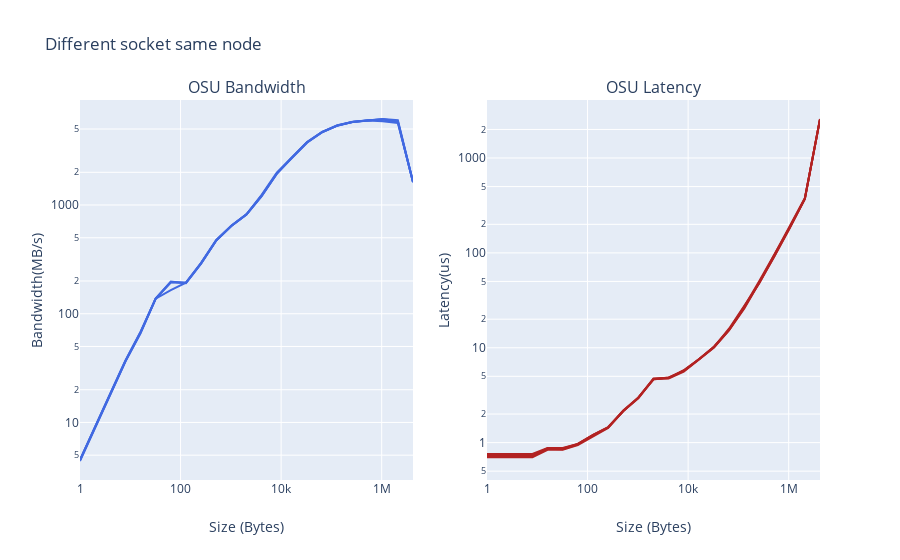

Here is the notebook cell this chart was saved with:
### Markdown cell above
On the bandwidth side, the topmost line represents the initial experiment. When running multiple of the same jobs in quick succession, bandwidth reduces significantly. Latency is also different from the initial experiment. It is in almost every case a lot higher than the initial experiment, which is the line at the bottom.

### Code cell
osu_bw_df_0 = parse_benchmark_output(DIFF_SOCKET_SA_NO+"/osu_bw.out", 'Size', 'Bandwidth(MB/s)')
osu_bw_df_1 = parse_benchmark_output(DIFF_SOCKET_SA_NO+"/osu_bw.out.1", 'Size', 'Bandwidth(MB/s)')
osu_bw_df_2 = parse_benchmark_output(DIFF_SOCKET_SA_NO+"/osu_bw.out.2", 'Size', 'Bandwidth(MB/s)')
osu_bw_df_3 = parse_benchmark_output(DIFF_SOCKET_SA_NO+"/osu_bw.out.3", 'Size', 'Bandwidth(MB/s)')

osu_lat_df_0 = parse_benchmark_output(DIFF_SOCKET_SA_NO+"/osu_latency.out", 'Size', 'Latency(us)')
osu_lat_df_1 = parse_benchmark_output(DIFF_SOCKET_SA_NO+"/osu_latency.out.1", 'Size', 'Latency(us)')
osu_lat_df_2 = parse_benchmark_output(DIFF_SOCKET_SA_NO+"/osu_latency.out.2", 'Size', 'Latency(us)')
osu_lat_df_3 = parse_benchmark_output(DIFF_SOCKET_SA_NO+"/osu_latency.out.3", 'Size', 'Latency(us)')

fig = make_subplots(rows=1, cols=2,
    subplot_titles=("OSU Bandwidth","OSU Latency"))
fig.add_trace(go.Scatter(x=osu_bw_df_0['Size'], y=osu_bw_df_0['Bandwidth(MB/s)'], line=dict(color='royalblue')), row=1, col=1)
fig.add_trace(go.Scatter(x=osu_bw_df_1['Size'], y=osu_bw_df_1['Bandwidth(MB/s)'], line=dict(color='royalblue')), row=1, col=1)
fig.add_trace(go.Scatter(x=osu_bw_df_2['Size'], y=osu_bw_df_2['Bandwidth(MB/s)'], line=dict(color='royalblue')), row=1, col=1)
fig.add_trace(go.Scatter(x=osu_bw_df_3['Size'], y=osu_bw_df_3['Bandwidth(MB/s)'], line=dict(color='royalblue')), row=1, col=1)

fig.add_trace(go.Scatter(x=osu_lat_df_0['Size'], y=osu_lat_df_0['Latency(us)'], line=dict(color='firebrick')), row=1, col=2)
fig.add_trace(go.Scatter(x=osu_lat_df_1['Size'], y=osu_lat_df_1['Latency(us)'], line=dict(color='firebrick')), row=1, col=2)
fig.add_trace(go.Scatter(x=osu_lat_df_2['Size'], y=osu_lat_df_2['Latency(us)'], line=dict(color='firebrick')), row=1, col=2)
fig.add_trace(go.Scatter(x=osu_lat_df_3['Size'], y=osu_lat_df_3['Latency(us)'], line=dict(color='firebrick')), row=1, col=2)

fig.update_layout(showlegend=False, title_text="Different socket same node")
fig.update_xaxes(title_text='Size (Bytes)')
fig.update_yaxes(title_text='Bandwidth(MB/s)', row=1, col=1)
fig.update_yaxes(title_text='Latency(us)', row=1, col=2)
fig.update_xaxes(type="log")
fig.update_yaxes(type="log")
fig.show()
pio.write_image(fig, DIFF_SOCKET_SA_NO+"/multiple-lines.png")

### Figure 1 — Plotly figure (JSON) as saved in the notebook; plotly's stock layout.template omitted (floating-point values rounded to 4 significant figures)
{"data": [{"line": {"color": "royalblue"}, "type": "scatter", "x": ["1", "2", "4", "8", "16", "32", "64", "128", "256", "512", "1024", "2048", "4096", "8192", "16384", "32768", "65536", "131072", "262144", "524288", "1048576", "2097152", "4194304"], "xaxis": "x", "y": ["4.42", "8.94", "18.16", "36.25", "66.15", "137.59", "195.98", "191.81", "290.35", "472.51", "643.09", "820.29", "1224.01", "1943.46", "2729.04", "3784.94", "4698.03", "5370.32", "5809.61", "5987.71", "6150.28", "5905.68", "1619.73"], "yaxis": "y"}, {"line": {"color": "royalblue"}, "type": "scatter", "x": ["1", "2", "4", "8", "16", "32", "64", "128", "256", "512", "1024", "2048", "4096", "8192", "16384", "32768", "65536", "131072", "262144", "524288", "1048576", "2097152", "4194304"], "xaxis": "x", "y": ["4.53", "9.23", "18.45", "36.89", "67.44", "137.92", "197.98", "190.84", "289.43", "472.25", "641.77", "818.60", "1204.10", "1933.27", "2727.34", "3776.91", "4684.20", "5384.71", "5821.70", "6001.65", "5888.21", "5684.54", "1633.35"], "yaxis": "y"}, {"line": {"color": "royalblue"}, "type": "scatter", "x": ["1", "2", "4", "8", "16", "32", "64", "128", "256", "512", "1024", "2048", "4096", "8192", "16384", "32768", "65536", "131072", "262144", "524288", "1048576", "2097152", "4194304"], "xaxis": "x", "y": ["4.53", "9.30", "18.54", "37.16", "68.49", "138.06", "193.49", "193.49", "294.03", "476.79", "645.16", "821.86", "1238.60", "1986.73", "2717.73", "3795.83", "4700.55", "5409.86", "5800.48", "6014.95", "6184.52", "6036.38", "1626.65"], "yaxis": "y"}, {"line": {"color": "royalblue"}, "type": "scatter", "x": ["1", "2", "4", "8", "16", "32", "64", "128", "256", "512", "1024", "2048", "4096", "8192", "16384", "32768", "65536", "131072", "262144", "524288", "1048576", "2097152", "4194304"], "xaxis": "x", "y": ["4.50", "9.13", "18.37", "36.47", "66.99", "137.65", "164.53", "193.05", "292.36", "471.13", "644.64", "819.72", "1203.98", "1948.57", "2704.05", "3741.31", "4670.08", "5377.41", "5790.48", "6012.39", "6131.94", "5791.16", "1624.01"], "yaxis": "y"}, {"line": {"color": "firebrick"}, "type": "scatter", "x": ["0", "1", "2", "4", "8", "16", "32", "64", "128", "256", "512", "1024", "2048", "4096", "8192", "16384", "32768", "65536", "131072", "262144", "524288", "1048576", "2097152", "4194304"], "xaxis": "x2", "y": ["0.64", "0.70", "0.70", "0.70", "0.70", "0.84", "0.84", "0.94", "1.17", "1.43", "2.15", "2.93", "4.69", "4.73", "5.61", "7.44", "10.06", "15.37", "25.92", "48.97", "92.44", "181.79", "369.43", "2571.80"], "yaxis": "y2"}, {"line": {"color": "firebrick"}, "type": "scatter", "x": ["0", "1", "2", "4", "8", "16", "32", "64", "128", "256", "512", "1024", "2048", "4096", "8192", "16384", "32768", "65536", "131072", "262144", "524288", "1048576", "2097152", "4194304"], "xaxis": "x2", "y": ["0.65", "0.72", "0.72", "0.72", "0.73", "0.87", "0.87", "0.97", "1.20", "1.44", "2.15", "2.98", "4.68", "4.80", "5.79", "7.57", "10.31", "15.51", "26.54", "48.91", "96.20", "190.52", "379.45", "2530.02"], "yaxis": "y2"}, {"line": {"color": "firebrick"}, "type": "scatter", "x": ["0", "1", "2", "4", "8", "16", "32", "64", "128", "256", "512", "1024", "2048", "4096", "8192", "16384", "32768", "65536", "131072", "262144", "524288", "1048576", "2097152", "4194304"], "xaxis": "x2", "y": ["0.64", "0.71", "0.71", "0.71", "0.72", "0.86", "0.85", "0.96", "1.20", "1.45", "2.18", "2.99", "4.62", "4.87", "5.71", "7.57", "10.19", "15.47", "27.24", "50.75", "95.49", "184.89", "372.25", "2564.63"], "yaxis": "y2"}, {"line": {"color": "firebrick"}, "type": "scatter", "x": ["0", "1", "2", "4", "8", "16", "32", "64", "128", "256", "512", "1024", "2048", "4096", "8192", "16384", "32768", "65536", "131072", "262144", "524288", "1048576", "2097152", "4194304"], "xaxis": "x2", "y": ["0.65", "0.76", "0.76", "0.76", "0.76", "0.88", "0.88", "0.97", "1.21", "1.46", "2.14", "2.98", "4.75", "4.82", "5.75", "7.55", "10.15", "15.97", "27.37", "48.15", "93.23", "183.72", "371.66", "2578.07"], "yaxis": "y2"}], "layout": {"annotations": [{"font": {"size": 16}, "showarrow": false, "text": "OSU Bandwidth", "x": 0.225, "xanchor": "center", "xref": "paper", "y": 1, "yanchor": "bottom", "yref": "paper"}, {"font": {"size": 16}, "showarrow": false, "text": "OSU Latency", "x": 0.775, "xanchor": "center", "xref": "paper", "y": 1, "yanchor": "bottom", "yref": "paper"}], "showlegend": false, "title": {"text": "Different socket same node"}, "xaxis": {"anchor": "y", "domain": [0, 0.45], "title": {"text": "Size (Bytes)"}, "type": "log"}, "xaxis2": {"anchor": "y2", "domain": [0.55, 1], "title": {"text": "Size (Bytes)"}, "type": "log"}, "yaxis": {"anchor": "x", "domain": [0, 1], "title": {"text": "Bandwidth(MB/s)"}, "type": "log"}, "yaxis2": {"anchor": "x2", "domain": [0, 1], "title": {"text": "Latency(us)"}, "type": "log"}}}
